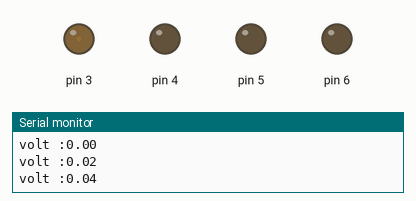
Bench run of a sketch on a simulated Arduino Uno, built with avr-gcc and run on an emulated ATmega328P. Parts: output pins drawn as LEDs (lit = HIGH), the last lines printed to the serial monitor.

Above: at 0.05 s.
At 2.35 s:
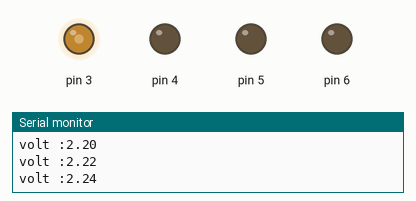
At 4.7 s:
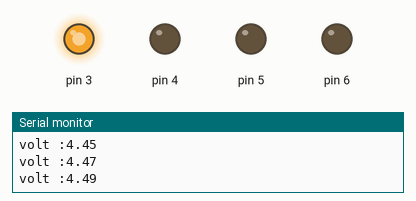
At 9.4 s:
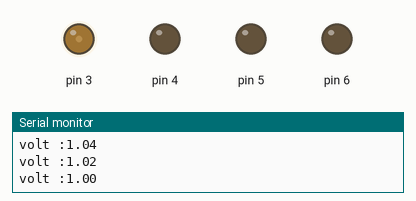
Timing chart, 0 to 13.6 s (numbered marks = the images above):
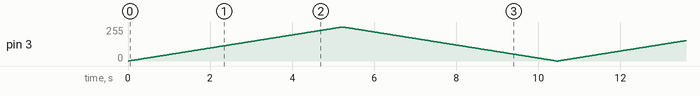

The sketch:

0.PWM_LED.ino
```cpp
int R=2;
int Y=3;
int G=4;

void setup() {
  Serial.begin(9600); //Baudrate Komunikasi Serial
 for (int i=3; i<=6; i++){
 pinMode (i,OUTPUT);}
}

void loop() {
 for (int i=0; i<=255; i++){
  analogWrite (3,i);
  // float volt=map (i,0,255,0,5);
  float volt= (5.0/255.0); //Konversi Nilai PWM ke Volt dari 0-255 menjadi 0-5
  float hasil = i*volt;
  Serial.print ("volt :");
  Serial.println(hasil);
  delay (20);
  }

 for (int i=255; i>=0; i--){
  analogWrite (3,i);
  // float volt=map (i,0,255,0,5);
  float volt=(5.0/255.0); //Konversi Nilai PWM ke Volt dari 0-255 menjadi 0-5
  float hasil =i*volt;
  Serial.print ("volt :");
  Serial.println(hasil); // Menampilkan hasil
  delay (20); }
}
```
